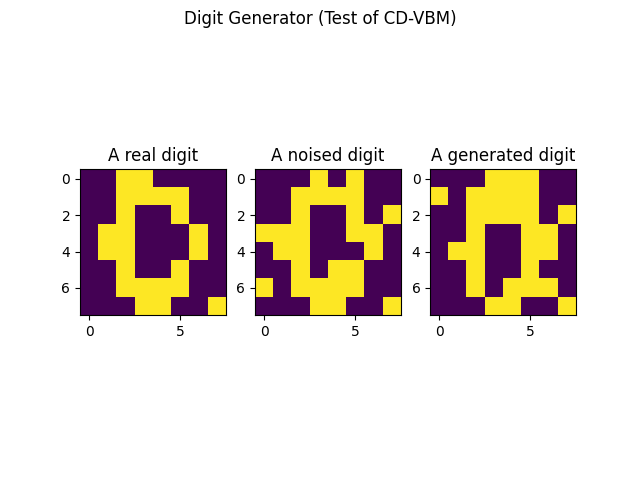

Reproduce this figure in Python.
#!/usr/bin/env python

"""
CD for FVBM

Does not work well!

*Reference*
Geoffrey E. Hinton. Training Products of Experts by Minimizing Contrastive Divergence.
Miguel A. Carreira-Perpinnaan, Geoffrey E. Hinton. On Contrastive Divergence Learning.
"""

import numpy as np
import numpy.linalg as LA
import random
from scipy.stats import rv_discrete, multivariate_normal, bernoulli
from scipy.special import expit
from sklearn.model_selection import train_test_split


def _energy(x, W):
    # energy function of VBM
    # W: symmetric, diag W = 0 (Optional)
    return 0.5 * np.dot(np.dot(x, W), x)

def grad_energy(x, W):
    DE = np.outer(x, x)
    for i in range(len(x)):
        DE[i, i] = 0
    return DE


def random_walk(start, energy, proposed=None, mc_iter=1):
    """Random Walk (a special case of H-M algo.)

    proposed: x -> distr, proposed/instrumental probability density
    mc_iter: int, iterations of MCMC
    """
    for _ in range(mc_iter):
        alternative = proposed(start)
        d = energy(alternative) - energy(start)
        if d >= 0:
            start = alternative
        else:
            accept_proba = np.exp(d)
            if random.random() < accept_proba:
                start = alternative
    return start


def proposed(x, p=0.1):
    m = bernoulli(p).rvs(n_features)
    x = (1-x) * m + x * (1-m)
    x[-1] = 1
    return x

def gibbs(x, W, mc_iter=10):
    # Gibbs sampling for VBM
    x = x.copy()
    for _ in range(mc_iter):
        for k in range(len(x)):
            x[k] = random.random() < expit(np.dot(W[k], x))
        x[-1] = 1
    return x


from sklearn import datasets

digists = datasets.load_digits()
X_train, X_test, y_train, y_test = train_test_split(digists.data, digists.target, test_size=0.05)

X_train = X_train[y_train==0]
X = (X_train>7).astype(np.int_)

X = np.insert(X, -1, 1, axis=1)

n_samples, n_features = X.shape


def _fit(X, max_iter=500, mc_iter=1, persistent=False):
    """CD k(==1) algo.

    mc_iter: iterations of mcmc
    persistent: for persistent CD
    """
    tol = 1e-6
    eta = 0.02
    n_samples, n_features = X.shape

    W = np.zeros((n_features,n_features))

    for _ in range(max_iter):
        positive = np.mean([grad_energy(x, W) for x in X], axis=0)
        # X1 = [random_walk(x, energy=lambda _: _energy(_, W), proposed=proposed, mc_iter=mc_iter) for x in X]
        X1 = [gibbs(x, W, mc_iter=mc_iter) for x in X]
        negative = np.mean([grad_energy(x, W) for x in X1], axis=0)
        DW = positive - negative
        if persistent:
            X = X1
        if LA.norm(DW) < tol: break
        eta *= 0.96
        W += eta * DW

        for i in range(n_features):
            W[i,i] = 0
    return W

W = _fit(X, max_iter=250, mc_iter=2, persistent=False)

# x = np.random.randint(2, size=(n_features,))
x = proposed(X[3], p=0.12)
# xx = random_walk(x, energy=lambda _: _energy(_, W), proposed=proposed, mc_iter=100)
xx = gibbs(x, W, mc_iter=20)

def to_matrix(x):
    return np.delete(x, -1).reshape((8, 8))

import matplotlib.pyplot as plt
fig = plt.figure()
ax = fig.subplots(1, 3)
ax[0].imshow(to_matrix(X[3]))
ax[0].set_title('A real digit')
ax[1].imshow(to_matrix(x))
ax[1].set_title('A noised digit')
ax[2].imshow(to_matrix(xx))
ax[2].set_title('A generated digit')
fig.suptitle("Digit Generator (Test of CD-VBM)")
plt.show()
